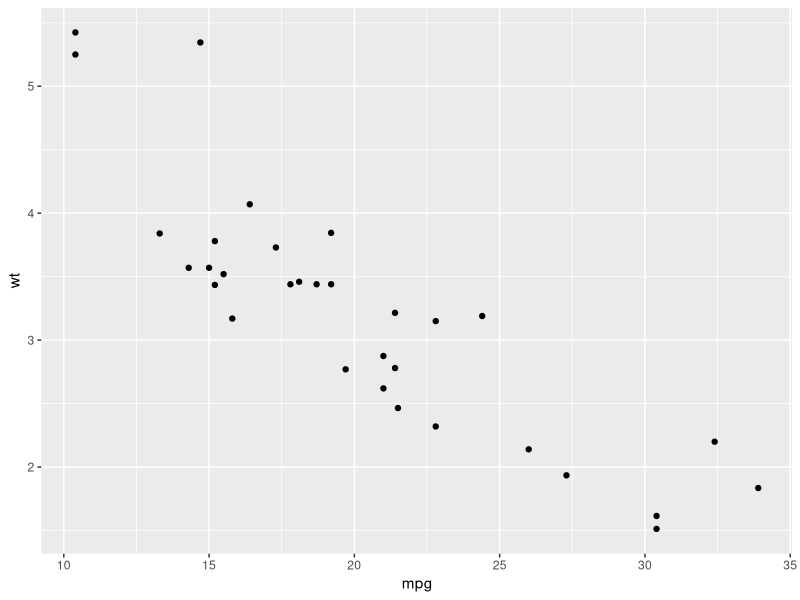
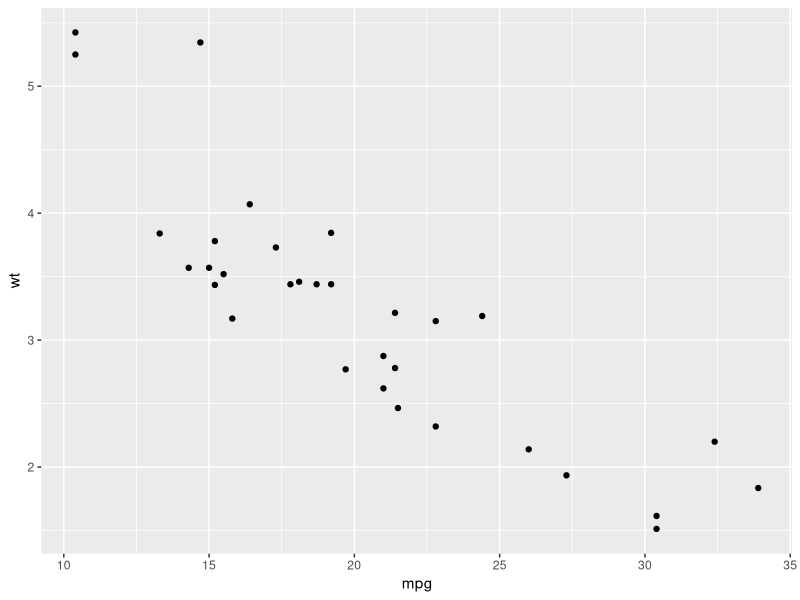
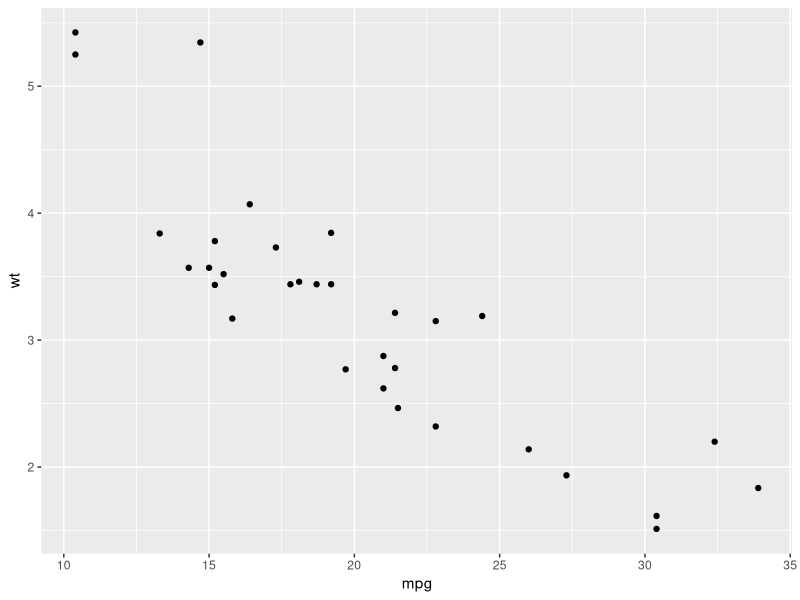

The R script that drew these images, in order: (Note: this script raises an error after producing the figures.)
## ---- chunk 1
library(tidyverse)
plot <- ggplot(aes(x = mpg, y = wt), data = mtcars) + geom_point()

ggsave("plot.png")
ggsave("plot.tiff")
ggsave("plot.pdf")
svg("plots.svg")

## ---- chunk 2
imgurl <- "https://ayoqq.org/images/nation-drawing-peaceful-world-10.gif"
sticker_peace <- sticker(imgurl, package="Peace", p_size=12, s_x=1, s_y=.75, s_width=0.4, h_color="#f39c12")
sticker_peace
